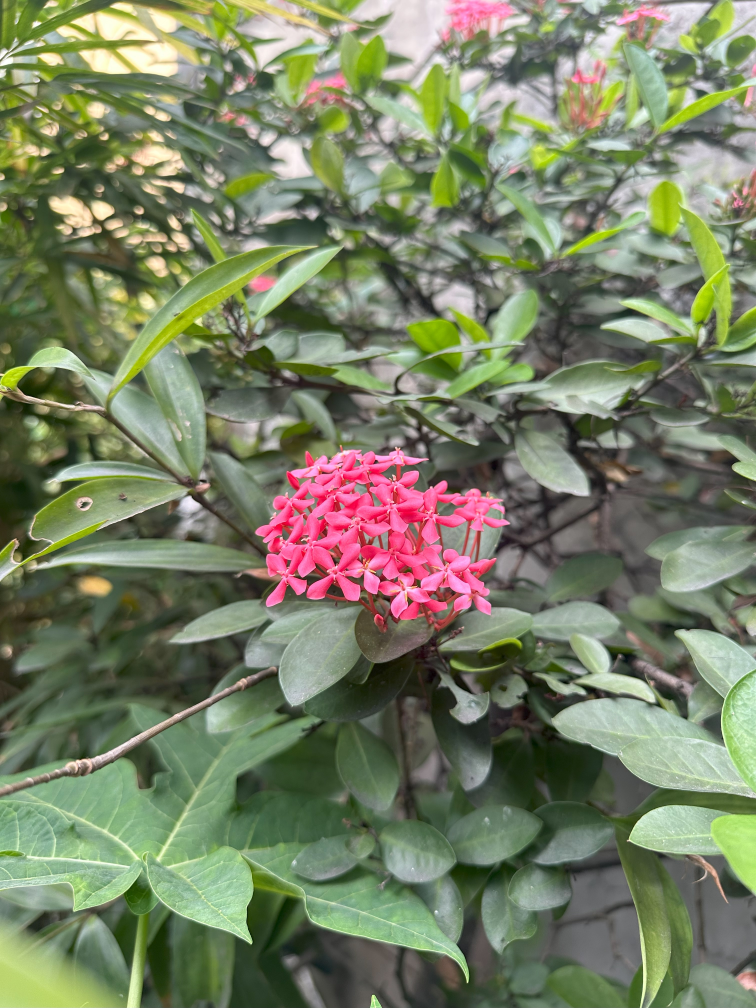
#> input picture OpenCV/Affine Transformations/flower.jpg, 3024 x 4032 px, found by its file name (shown at 1/4 size)
$ jupyter execute dip_module_04_lecture_01.ipynb
#> lines starting #> are read from the running program, lines starting #| are printed output that depends on the picture
# 2D Convolution

[cell 1]
import cv2 as cv
import numpy as np
import matplotlib.pyplot as plt
from scipy import signal

[cell 2]
img = cv.imread('flower.jpg',0)
#> img: shape (4032, 3024); min 0, max 255, mean 123
img = cv.resize(img, None, 0, fx=0.2, fy=0.2)
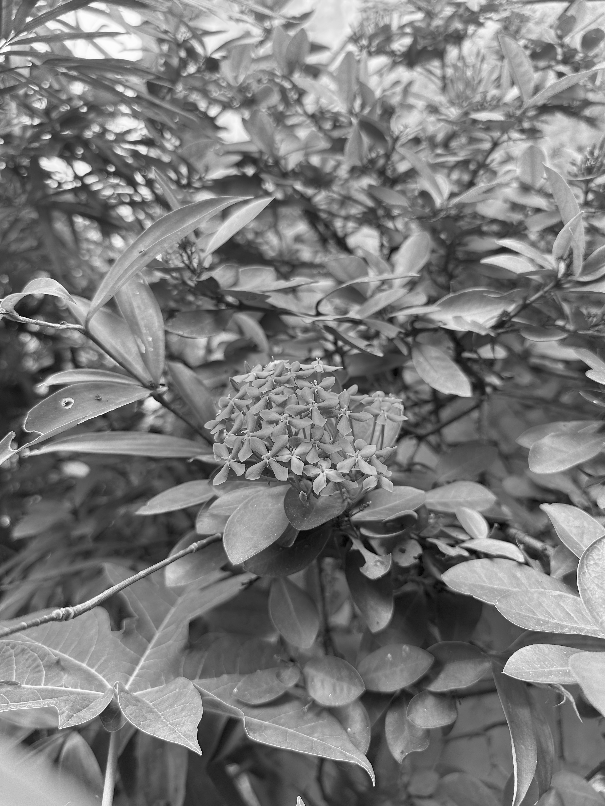
#> img: shape (806, 605); min 0, max 255, mean 123

## The Average Filter

[cell 3]
n = 15
ave_kernel = np.ones((n,n))/n**2
conv_ave = signal.convolve2d(img, ave_kernel, boundary='symm',mode='same')
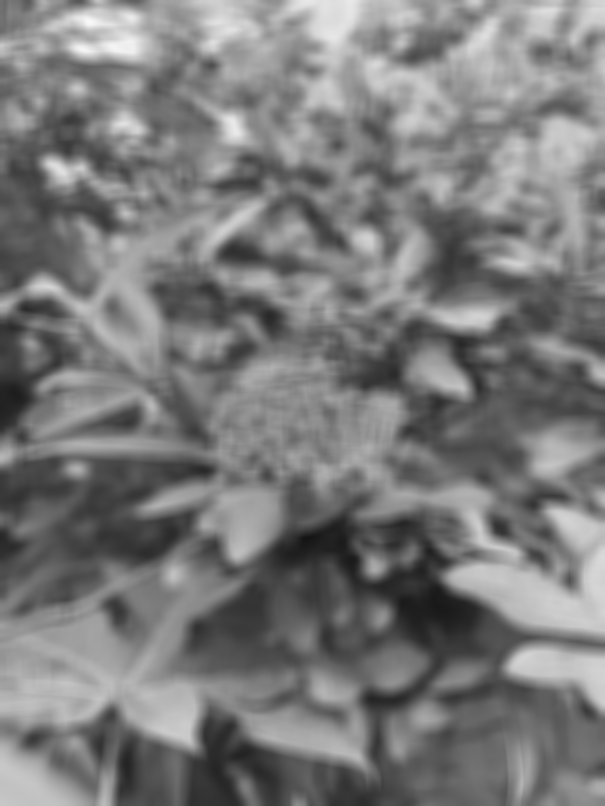
#> conv_ave: shape (806, 605) float64; min 20.4, max 248.3, mean 123

fig, ax = plt.subplots(nrows=1, ncols=3, figsize=(15,30))
ax[0].imshow(img, cmap='gray')
ax[1].imshow(conv_ave, cmap='gray')
ax[2].imshow(np.abs(img-conv_ave), cmap='gray')

## The Gaussian Filter

[cell 4]
n = 5
assert n % 2 != 0
sigma = 1
def gaussian_kernel(n, std, normalized=False):
    '''
    Generates a n x n matrix with a centered gaussian
    of standard deviation std centered on it. If normalized,
    its volume equals 1.'''
    gaussian1D = signal.gaussian(n, std)
    gaussian2D = np.outer(gaussian1D, gaussian1D)
    if normalized:
        gaussian2D /= (2*np.pi*(std**2))
    return gaussian2D

gauss_kernel = gaussian_kernel(n, sigma, normalized=True)
plt.imshow(gauss_kernel)
plt.colorbar()
plt.show()

[cell 5]
n = 9
assert n % 2 != 0
sigma = 1
gauss_kernel = gaussian_kernel(n, sigma, normalized=True)
conv_gauss = signal.convolve2d(img, gauss_kernel, boundary='symm',mode='same')

fig, ax = plt.subplots(nrows=1, ncols=3, figsize=(15,30))
ax[0].imshow(img, cmap='gray')
ax[1].imshow(conv_gauss, cmap='gray')
ax[2].imshow(np.abs(img-conv_gauss), cmap='gray')

## Convolution for simple gradient analysis

[cell 6]
## 3 x m pixels
m = 32
constant_grad = [
    np.zeros((m,)),
    127*np.ones((m,)),
    255*np.ones((m,))
]
plt.imshow(constant_grad, cmap='gray')

[cell 7]
kernel = np.array([
    [1, 0, -1],
    [1, 0, -1],
    [1, 0, -1]
])
G_const = signal.convolve2d(constant_grad, kernel, boundary='symm',mode='same')
plt.imshow(G_const, cmap='gray')
# print(G_const)

[cell 8]
linear_grad = np.array([
    np.linspace(0,255,m),
    np.linspace(0,255,m),
    np.linspace(0,255,m)
]) / 255.0

plt.imshow(linear_grad, cmap='gray')

[cell 9]
G_lin = signal.convolve2d(linear_grad, kernel, boundary='symm',mode='same')
plt.imshow(G_lin, cmap='gray')
# print(G_lin)

[cell 10]
def gaussian_distribution(x, mu, sig):
    return 1.0 / (np.sqrt(2.0 * np.pi) * sig) * np.exp(-np.power((x - mu) / sig, 2.0) / 2)

[cell 11]
gauss1 = gaussian_distribution(np.linspace(-m,m,m), 0, 5)

gauss_1_grad = np.array([
    gauss1, gauss1, gauss1
])

plt.imshow(gauss_1_grad, cmap='gray')

[cell 12]
G_gauss1 = signal.convolve2d(gauss_1_grad, kernel, boundary='symm',mode='same')
plt.imshow(G_gauss1, cmap='gray')

[cell 13]
gauss2 = gaussian_distribution(np.linspace(-m,m,m), -m//2, 5)
gauss3 = gaussian_distribution(np.linspace(-m,m,m), m//2, 5)

gauss_mix_grad = np.array([
    gauss2+gauss3, gauss2+gauss3, gauss2+gauss3
])

plt.imshow(gauss_mix_grad, cmap='gray')

[cell 14]
G_gauss_mix = signal.convolve2d(gauss_mix_grad, kernel, boundary='symm',mode='same')
plt.imshow(G_gauss_mix, cmap='gray')
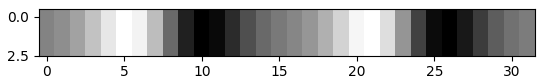
#> figure drawn by matplotlib, 1 panel

## 2D-Edge Detection

[cell 15]
kx = np.array([
    [1, 0, -1],
    [1, 0, -1],
    [1, 0, -1]
])

[cell 16]
ky = np.array([
    [1, 1, 1],
    [0, 0, 0],
    [-1, -1, -1]
])
ky = kx.T

The gradient magintude can be computed as:
$$|G| = \sqrt{G_x^2 + G_y^2}$$
While the gradient phase as:
$$\phi = tan^{-1}(\frac{G_y}{G_x})$$

[cell 17]
Gx = signal.convolve2d(img, kx, boundary='symm',mode='same')
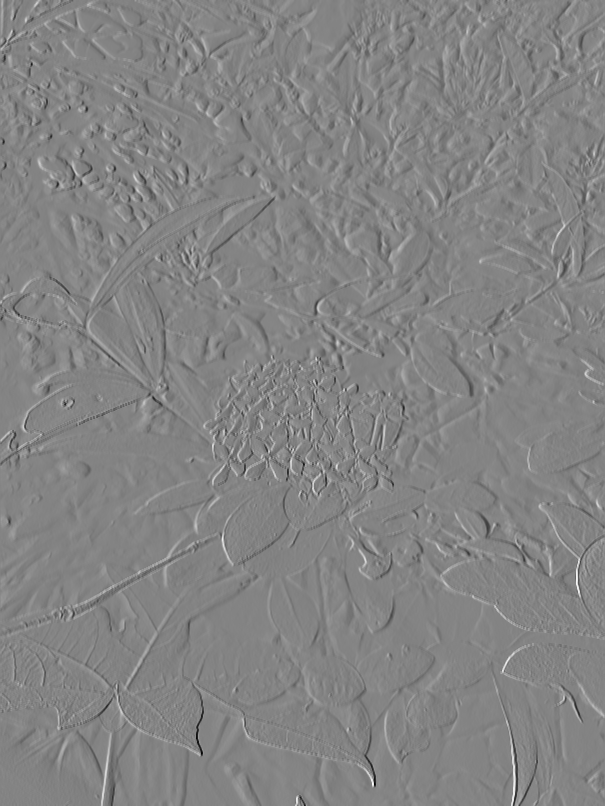
#> Gx: shape (806, 605) int64; min -608, max 567, mean 0.4; drawn with min black and max white
plt.imshow(np.abs(Gx), cmap='gray')

[cell 18]
Gy = signal.convolve2d(img, ky, boundary='symm',mode='same')
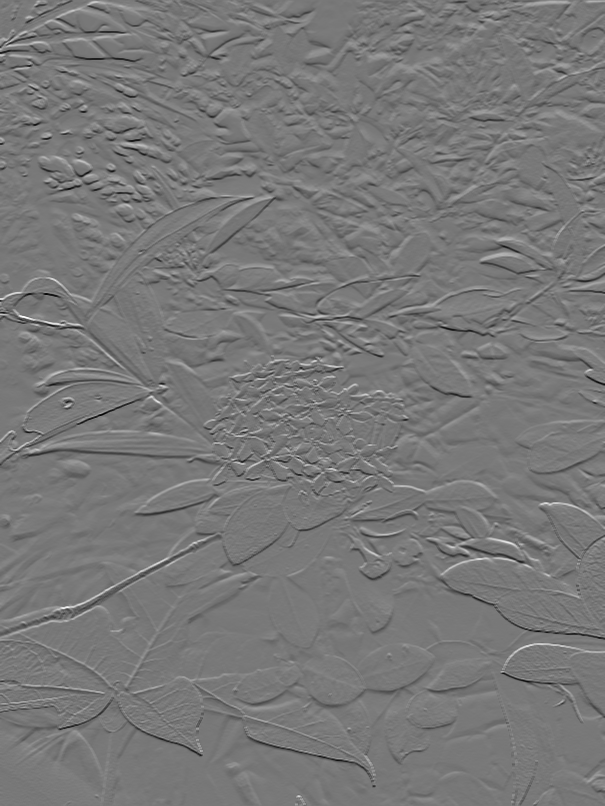
#> Gy: shape (806, 605) int64; min -590, max 658, mean -0.4; drawn with min black and max white
plt.imshow(np.abs(Gy), cmap='gray')

[cell 19]
G = np.sqrt(Gx**2 + Gy**2)
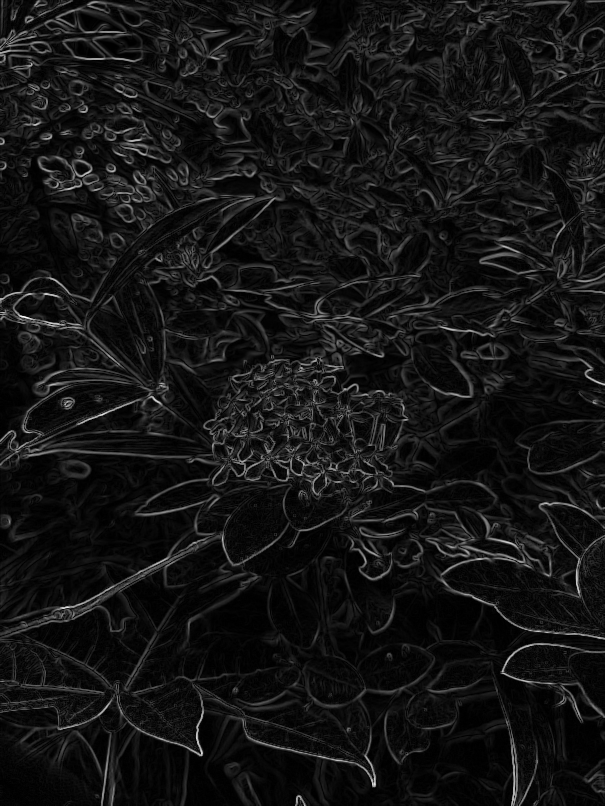
#> G: shape (806, 605) float64; min 0, max 679.7, mean 55.7; drawn with min black and max white
plt.imshow(G, cmap='gray')

[cell 20]
phi = np.arctan(Gy/(Gx+1e-5))
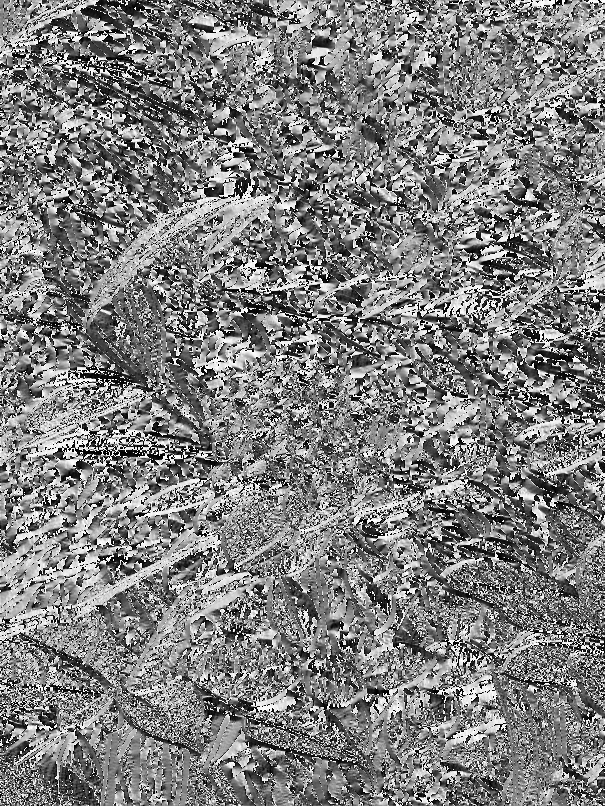
#> phi: shape (806, 605) float64; min -1.57, max 1.57, mean -0.000874; drawn with min black and max white
plt.imshow(phi, cmap='hsv')
plt.colorbar()
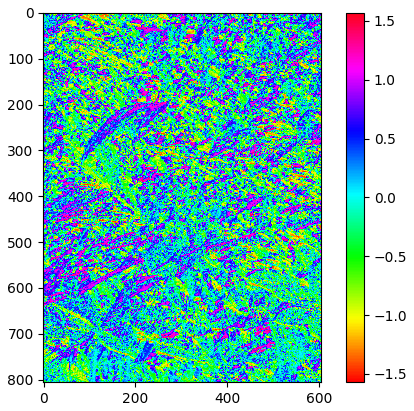
#> figure drawn by matplotlib, 2 panels

[cell 21]
kcx = kx + 1j*ky
Gcx = signal.convolve2d(img, kcx, boundary='symm',mode='same')
plt.imshow(np.abs(Gcx), cmap='gray')
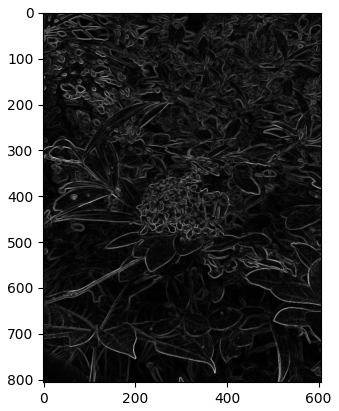
#> figure drawn by matplotlib, 1 panel

[cell 22]
plt.imshow(np.angle(Gcx), cmap='hsv')
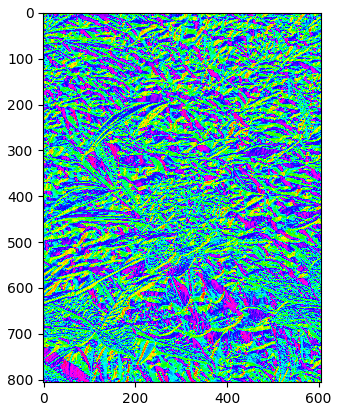
#> figure drawn by matplotlib, 1 panel
